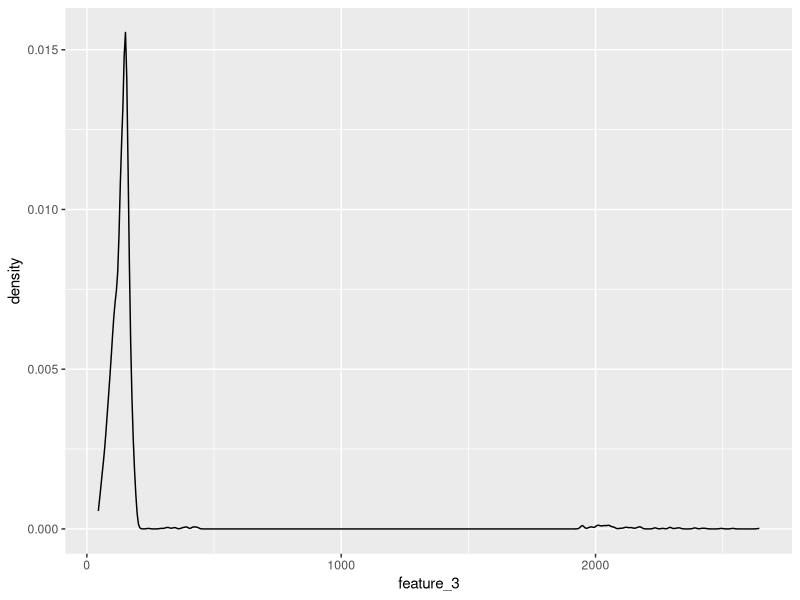
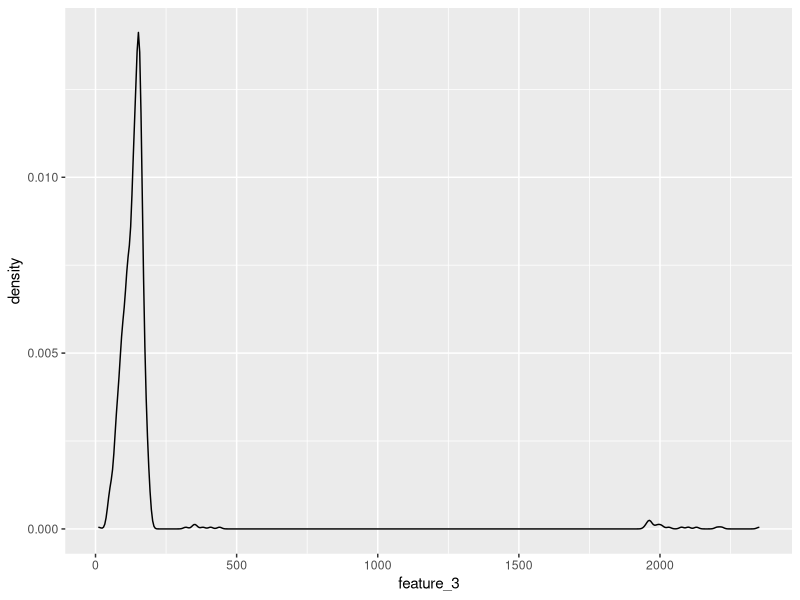
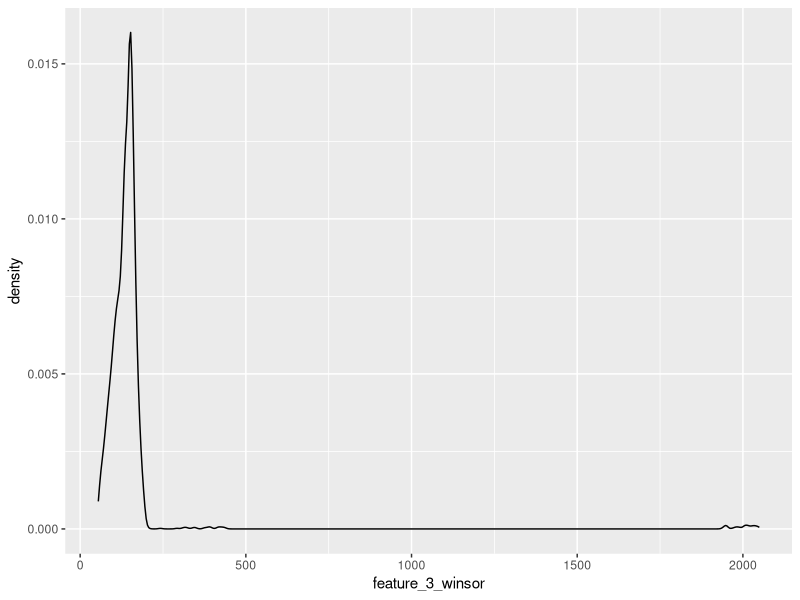
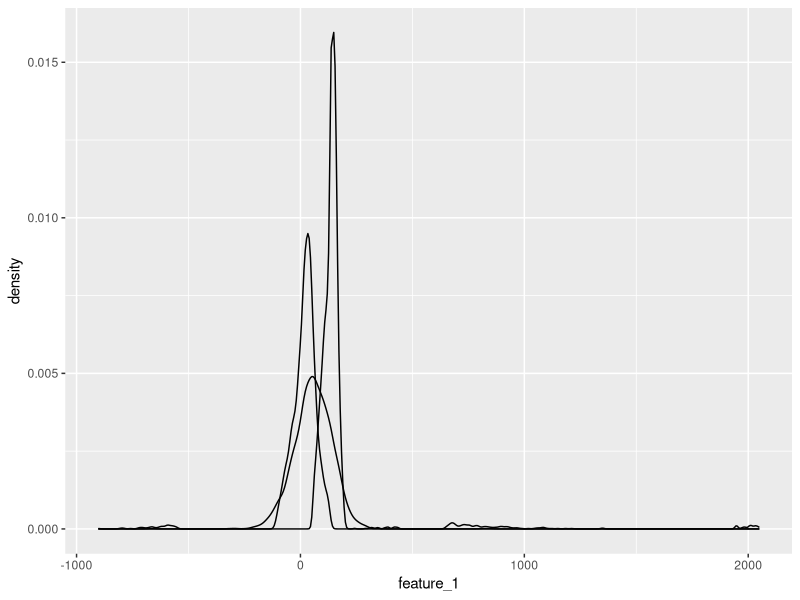
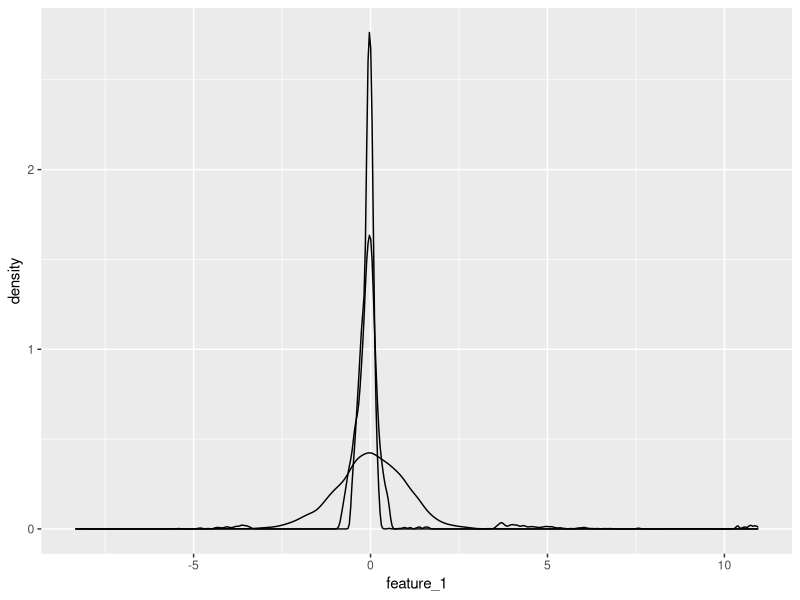
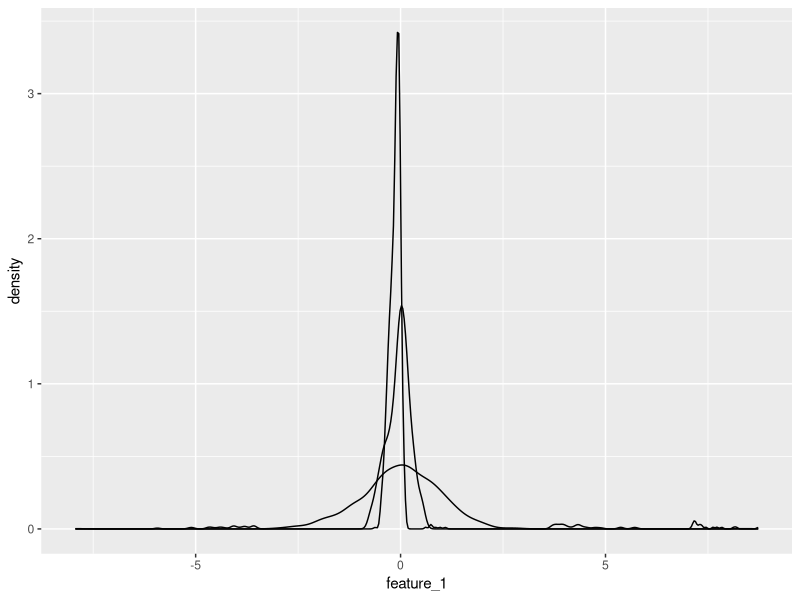
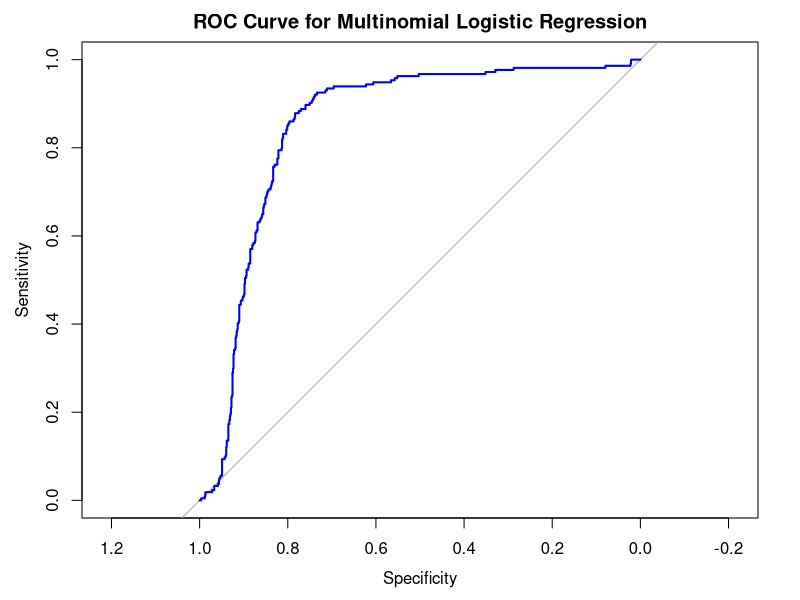
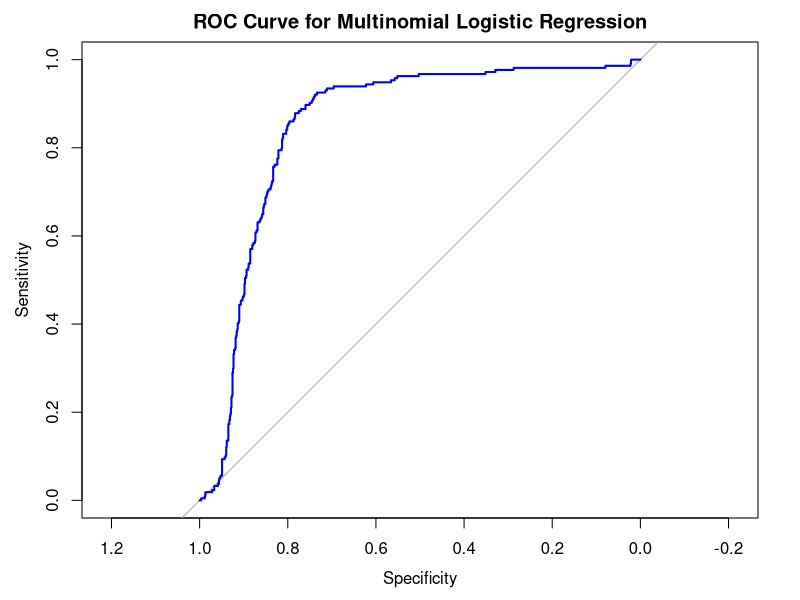

Reproduce these figures in R, in order.
## ---- chunk 1
library(tidyverse)
train <- read.csv(file="FITB_train.csv",header=TRUE)
test <- read.csv(file="FITB_test.csv",header=TRUE)
train_unmodified <- train
## ---- chunk 2
library(ggplot2)
ggplot(data=train,aes(feature_3)) + geom_density()
ggplot(data=test,aes(feature_3)) + geom_density()
## ---- chunk 3
train$key <- row.names(train)
feature_3_winsor <- data.frame(feature_3 = train$feature_3, key = row.names(train))
feature_3_winsor_clean <- na.omit(feature_3_winsor)

feature_3_winsor_clean <- feature_3_winsor_clean %>%
  mutate(z_score = (feature_3 - mean(feature_3)) / sd(feature_3),percentile = ecdf(feature_3)(feature_3) * 100)

feature_3_winsor_df <- feature_3_winsor_clean[!(feature_3_winsor_clean[, 4] < 1 | feature_3_winsor_clean[, 4] > 99), ]

non_matching_keys <- anti_join(train, feature_3_winsor_df, by = "key")$key

train <- train %>% mutate(feature_3 = ifelse(key %in% non_matching_keys, NA, feature_3))

colnames(train)[3] <- "feature_3_winsor"
## ---- chunk 4
ggplot(data=train,aes(feature_3_winsor)) + geom_density()
## ---- chunk 5
train[is.na(train[,3]),3] <- median(feature_3_winsor_clean$feature_3)

colnames(train)[3] <- "feature_3_impute"

test[is.na(test[,3]),3] <- median(feature_3_winsor_clean$feature_3)
colnames(test)[3] <- "feature_3_impute"
## ---- chunk 6
train_unmodified[is.na(train_unmodified[,2]) , 2] <- train_unmodified[is.na(train_unmodified[,2]),1]

train_unmodified[is.na(train_unmodified[,2]) , 2] <- train_unmodified[is.na(train_unmodified[,2]),3]

train$feature_2 <- train_unmodified$feature_2

colnames(train)[2] <- "feature_2_impute"




test[is.na(test[,2]) , 2] <- test[is.na(test[,2]),1]

test[is.na(test[,2]) , 2] <- test[is.na(test[,2]),3]

test$feature_2 <- test$feature_2

colnames(test)[2] <- "feature_2_impute"
train
(colnames(train))
## ---- chunk 7
library(ggplot2)
ggplot(data=train,aes(x=feature_1)) + geom_density() + geom_density(data=train,aes(x=feature_2_impute)) + geom_density(data=train,aes(x=feature_3_impute))
train
## ---- chunk 8
library(dplyr)
train <- train %>%
  mutate(across(c(feature_1, feature_2_impute, feature_3_impute, feature_4), 
                ~ (.x - mean(.x, na.rm = TRUE)) / sd(.x, na.rm = TRUE)))
train
ggplot(data=train,aes(x=feature_1)) + geom_density() + geom_density(data=train,aes(x=feature_2_impute)) + geom_density(data=train,aes(x=feature_3_impute))

colnames(train) <- c("feature_1_standard","feature_2_standard","feature_3_standard","feature_4_standard","id","date","y","key")


test <- test %>%
  mutate(across(c(feature_1, feature_2_impute, feature_3_impute, feature_4), 
                ~ (.x - mean(.x, na.rm = TRUE)) / sd(.x, na.rm = TRUE)))

ggplot(data=test,aes(x=feature_1)) + geom_density() + geom_density(data=test,aes(x=feature_2_impute)) + geom_density(data=test,aes(x=feature_3_impute))


colnames(test) <- c("feature_1_standard","feature_2_standard","feature_3_standard","feature_4_standard","id","date","y")


train
## ---- chunk 9
library(nnet)
train$y <- as.numeric(as.character(factor(train$y, levels = c("90+DPD", "active"), labels = c(1, 0))))
delinquency_model <- multinom(y ~ feature_1_standard + feature_2_standard + feature_3_standard + feature_4_standard, data=train,family=binomial())
summary(delinquency_model)
## ---- chunk 10
    library(pROC)
    test$predicted_y <- predict(delinquency_model, newdata = test, type = "class")
    test$y_numeric <- as.numeric(as.character(factor(test$y, levels = c("90+DPD", "active"), labels = c(1, 0))))
    test$predicted_probs <- predict(delinquency_model, newdata = test, type = "probs")
    test$probs <- round(test$predicted_probs * 100, 1)

    roc_curve <- roc(response = test$y_numeric, predictor = test$predicted_probs)
    plot(roc_curve, main = "ROC Curve for Multinomial Logistic Regression", col = "blue", lwd = 2)

    print(paste("AUC:", auc(roc_curve)))
  
    roc_metrics <- coords(roc_curve, x = "all", ret = c("threshold", "sensitivity", "specificity"))
    roc_metrics

## ---- chunk 11
library(pROC)

# Compute ROC metrics
roc_metrics <- coords(roc_curve, x = "all", ret = c("threshold", "sensitivity", "specificity"), transpose = FALSE)

# Filter for thresholds with high sensitivity
desired_sensitivity <- 0.8  # Example: sensitivity >= 90%
filtered_metrics <- roc_metrics[roc_metrics$sensitivity >= desired_sensitivity, ]

# Select the optimal threshold
optimal_threshold <- filtered_metrics[1, "threshold"]  # Choose the first threshold meeting the criteria

# Display the optimal threshold and its corresponding sensitivity and specificity
print(paste("Optimal Threshold:", optimal_threshold))
print(paste("Sensitivity at Optimal Threshold:", filtered_metrics[1, "sensitivity"]))
print(paste("Specificity at Optimal Threshold:", filtered_metrics[1, "specificity"]))

# Plot the ROC curve with the chosen threshold
plot(roc_curve, main = "ROC Curve for Multinomial Logistic Regression", col = "blue", lwd = 2)
abline(v = optimal_threshold, col = "red", lty = 2)  # Mark the threshold on the plot

## ---- chunk 12
